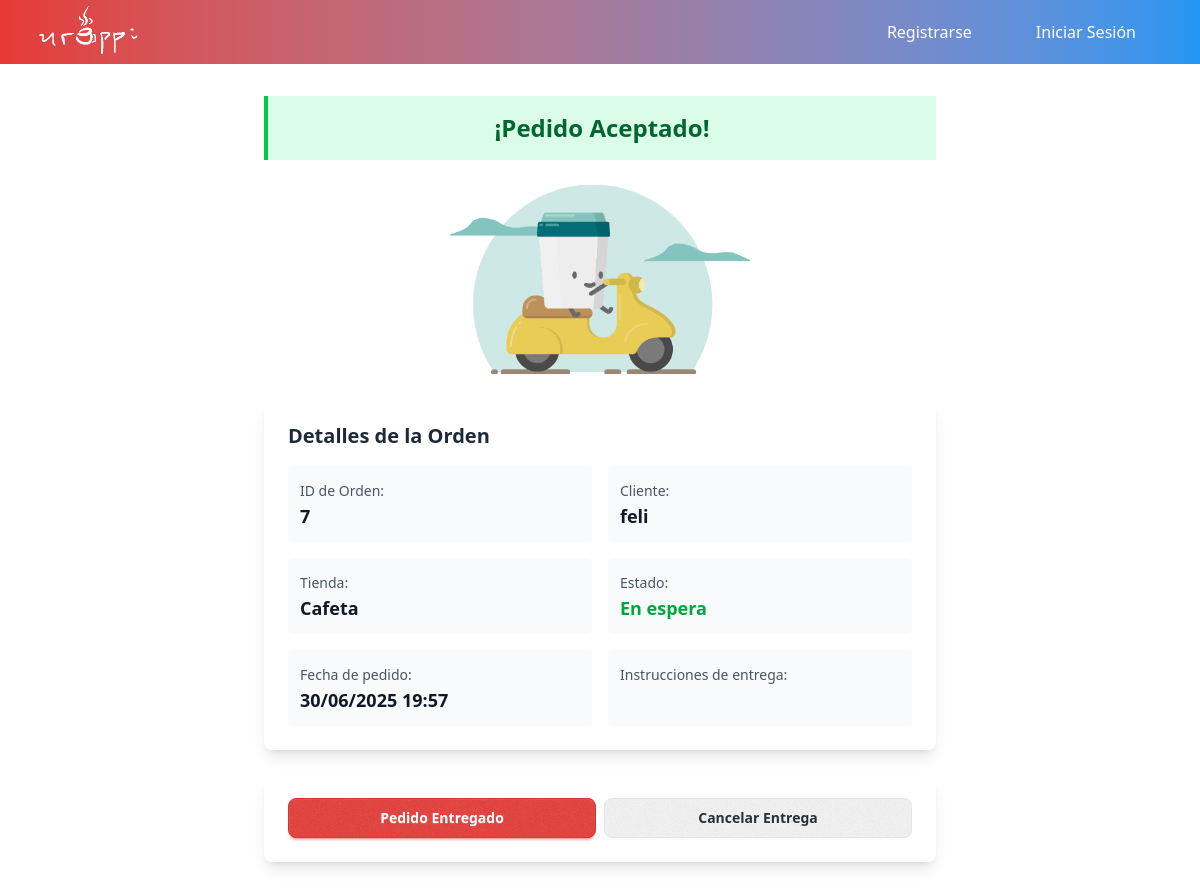
The page /estado_order/7/ on the database its author committed.
### urappiapp/models.py (models this page shows, shortened)
class Order(models.Model):
    customer = models.ForeignKey(  # Cliente que hace el pedido
        User, on_delete=models.CASCADE, related_name="customer"
    )
    deliverer = models.ForeignKey(  # Repartidor que entrega el pedido
        User, on_delete=models.SET_NULL, null=True, blank=True, related_name="deliverer"
    )
    shop = models.ForeignKey(  # Tienda desde donde se pide el producto
        Shop, on_delete=models.CASCADE
    )
    orderID = models.IntegerField(blank=True, null=True)
    createdAt = models.DateTimeField()  # Fecha de creación
    deliveredAt = models.DateTimeField(null=True)  # Fecha de entrega
    deliveryLocation = models.TextField()
    status = models.IntegerField()  # Estado de la orden (puede ser un enum)
    products_total = models.IntegerField(default=0)  # Total de productos
    delivery_fee = models.IntegerField(default=1500)  # Costo de envío
    total_amount = models.IntegerField(default=0)  # Total general
    shop_paid = models.BooleanField(default=False)  # Si se ha pagado a la tienda
    deliverer_paid = models.BooleanField(default=False)  # Si se ha pagado al repartidor
    deliveryInstructions = models.TextField(
        blank=True, null=True
    )  # Instrucciones de entrega (puede ser vacío)
    rated = models.BooleanField(default=False)

class User(AbstractUser):
    pronombres = [("La", "La"), ("El", "El"), ("Le", "Le"), ("Otro", "Otro")]
    pronombre = models.CharField(max_length=5, choices=pronombres)
    apodo = models.CharField(max_length=30)  # Apodo o nombre visible
    rating = models.FloatField(default=0.0)
    votes = models.IntegerField(default=0)
    rol = models.CharField(
        max_length=20,
        choices=[
            ("customer", "Cliente"),
            ("deliver", "Repartidor"),
            ("seller", "Vendedor"),
        ],
    )
    upuntos = models.IntegerField(default=0)

class Shop(models.Model):
    shopID = models.AutoField(primary_key=True)  # ID único de la tienda
    shopDescription = models.TextField()  # Descripción de la tienda
    openTime = models.TimeField()  # Hora de apertura
    closingTime = models.TimeField()  # Hora de cierre
    shopName = models.CharField(max_length=32)  # Nombre de la tienda
    shopImage = models.ImageField(
        upload_to="stores/", null=True, blank=True
    )  # Imagen de la tienda
    location = models.TextField()  # Ubicación de la tienda
    rating = models.FloatField(default=0.0)
    votes = models.IntegerField(default=0)

### app_repartidor/views.py (the view)
# urls.py: path('estado_order/<str:order_id>/', views.estado_order, name='estado_order'),
def estado_order(request, order_id):
    order = get_object_or_404(Order, id=order_id)  #
    context = {"usuario": request.user, "order": order}
    return render(request, "app_repartidor/estado_order.html", context)

### app_repartidor/templates/app_repartidor/estado_order.html (shortened to what this page needs)
{% extends 'urappi/base.html' %}
{% load static %}
{% block content %}
<div class="container mx-auto px-4 py-8">
    <div class="max-w-2xl mx-auto">
        <div class="flex justify-center mb-6 bg-green-100 border-l-4 border-green-500 p-4 mb-6">
            <h1 class="text-2xl font-bold text-green-800">¡Pedido Aceptado!</h1>
        </div>
          <div class="flex justify-center mb-6">
                <img src="{% static 'svg/cafecito_repartidor.gif' %}" alt="Repartidor animado" width="300">
            </div>
        <div class="bg-white rounded-lg shadow-lg p-6 mb-6">
            <h2 class="text-xl font-semibold mb-4 text-gray-800">Detalles de la Orden</h2>
            <div class="grid grid-cols-1 md:grid-cols-2 gap-4">
                <div class="bg-gray-50 p-3 rounded">
                    <span class="text-sm font-medium text-gray-600">ID de Orden:</span>
                    <p class="text-lg font-semibold text-gray-900">{{ order.id }}</p>
                </div>
                <div class="bg-gray-50 p-3 rounded">
                    <span class="text-sm font-medium text-gray-600">Cliente:</span>
                    <p class="text-lg font-semibold text-gray-900">
                        {% if order.customer.apodo %}
                            {{ order.customer.apodo }}
                        {% else %}
                            {{ order.customer.username }}
                        {% endif %}
                    </p>
                </div>
                <div class="bg-gray-50 p-3 rounded">
                    <span class="text-sm font-medium text-gray-600">Tienda:</span>
                    <p class="text-lg font-semibold text-gray-900">{{ order.shop.shopName }}</p>
                </div>
                <div class="bg-gray-50 p-3 rounded">
                    <span class="text-sm font-medium text-gray-600">Estado:</span>
                    <p class="text-lg font-semibold text-green-600">
                        {% if order.status == 2 %}
                            Aceptado
                        {% elif order.status == 3 %}
                            Entregado
                        {% else %}
                            En espera
                        {% endif %}
                    </p>
                </div>
                <div class="bg-gray-50 p-3 rounded">
                    <span class="text-sm font-medium text-gray-600">Fecha de pedido:</span>
                    <p class="text-lg font-semibold text-gray-900">{{ order.createdAt|date:"d/m/Y H:i" }}</p>
                </div>
                <div class="bg-gray-50 p-3 rounded">
                    <span class="text-sm font-medium text-gray-600">Instrucciones de entrega:</span>
                </div>
            </div>
        </div>
        <div class="bg-white rounded-lg shadow-lg p-6">
            <form method="post" action="{% url 'app_repartidor:delivery_action' %}" class="w-full">
                        <div class="flex gap-2 mt-auto">
                            <button type="submit" name="action" value="accept" class="flex-1 btn btn-primary">Pedido Entregado</button>
                            <button type="submit" name="action" value="reject" class="flex-1 btn btn-danger">Cancelar Entrega</button>
                        </div>
                    </form>
        </div>
    </div>
</div>
{% endblock content %}

### rows shown on the page
Order: id "7", customer.apodo "feli", shop.shopName "Cafeta", createdAt "30/06/2025 19:57"
